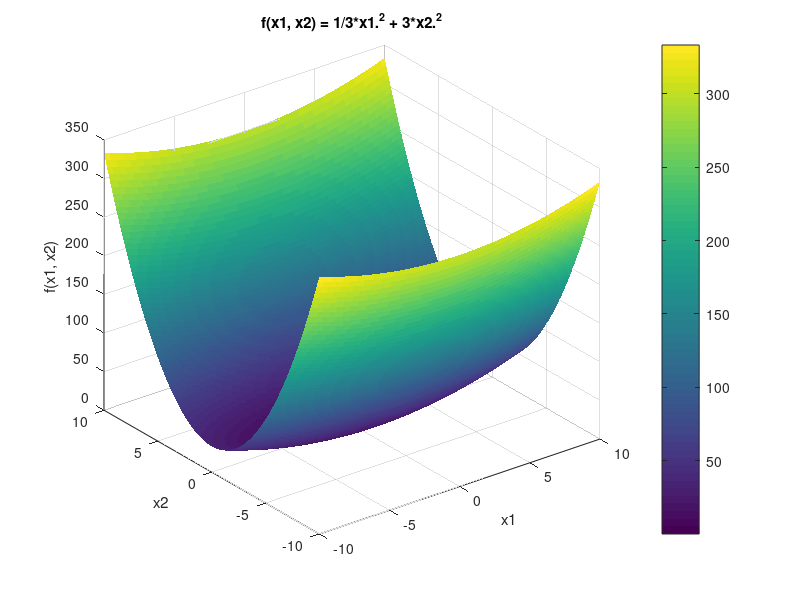

Reproduce this figure in MATLAB.
% Define a range of x and y values
x = linspace(-10, 10, 150);
y = linspace(-10, 10, 150);

% Create a grid of (x, y) values
[X, Y] = meshgrid(x, y);

% Evaluate the function at each point
Z = 1/3*X.^2 + 3*Y.^2;

% Create a 3D surface plot
figure;
surf(X, Y, Z,'EdgeColor','none');

% Label the axes and add a title
xlabel('x1');
ylabel('x2');
zlabel('f(x1, x2)');
title('f(x1, x2) = 1/3*x1.^2 + 3*x2.^2');

% Adjust the view and add a colorbar
view(3);
colorbar;